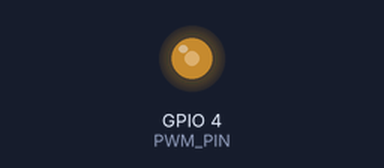
Recording of a program running on a simulated Raspberry Pi (BCM pin numbers). Parts: output pins drawn as LEDs (lit = HIGH). At 10.0 s the program stops and its outputs stay as they are.

Above: at 0.1 s.
At 10.1 s:
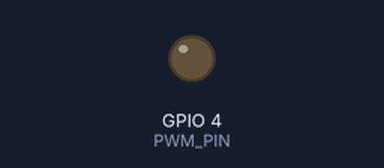
Timing chart, 0 to 11.5 s (numbered marks = the images above):
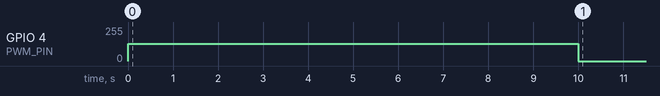

Measured:
- by itself, GPIO 4 (PWM_PIN): 0/255 → 128/255 at 0.00 s, → 0/255 10.0 s later

The program:

gpio_example.py
```python
#!/usr/bin/python
import RPi.GPIO as GPIO
import time

# Set the GPIO mode
GPIO.setmode(GPIO.BCM)

# Set the GPIO pin for PWM output
PWM_PIN = 4
GPIO.setup(PWM_PIN, GPIO.OUT)

# Set the frequency and duty cycle
FREQUENCY = 50  # Frequency in Hz
DUTY_CYCLE = 50  # Duty cycle in %

# Create a PWM instance
pwm = GPIO.PWM(PWM_PIN, FREQUENCY)

# Start the PWM output
pwm.start(DUTY_CYCLE)

# Run for a while
time.sleep(10)

# Stop the PWM output
pwm.stop()

# Clean up the GPIO
GPIO.cleanup()
```
